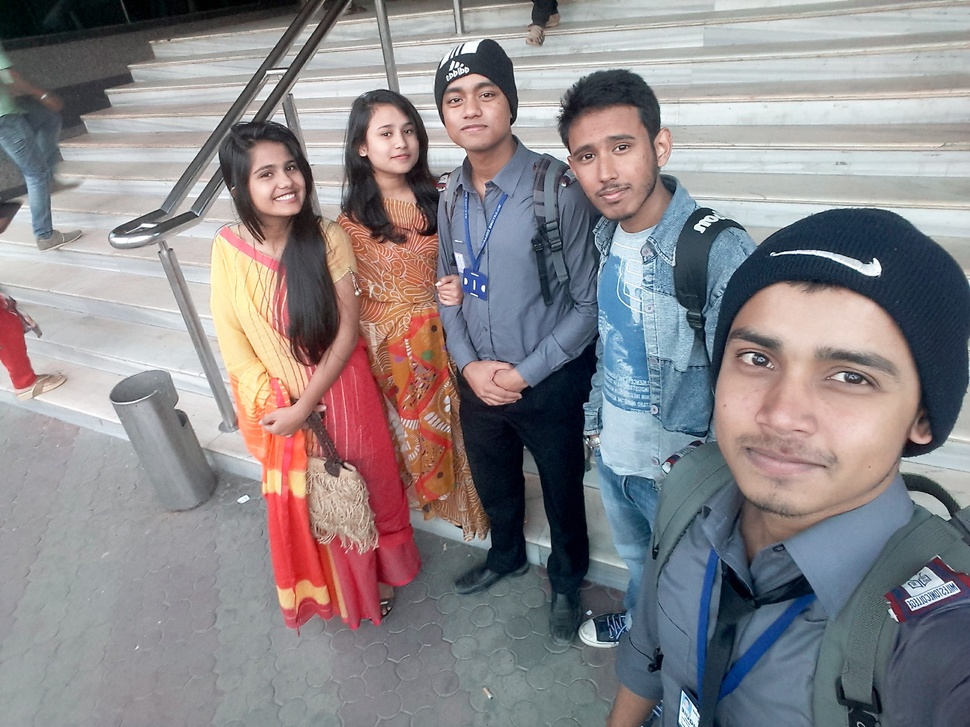
%> input picture 173872908_217825970141487_8383570939027393537_n.jpg, 970 x 727 px, shrunk from 2576 x 1932 before the run
$ octave practise.m   (GNU Octave 9; MATLAB toolbox functions it lacks are replaced by stand-ins)
%> lines starting %> are read from the running program, lines starting %| are printed output that depends on the picture
clc;
clear all;
close all;

%% reading an image and making part of the channels
image = imread('173872908_217825970141487_8383570939027393537_n.jpg');
%> image is the input picture: size 727x970x3 uint8; mean R, G, B 138.7, 133.7, 136.9
red = image(:,:,1);
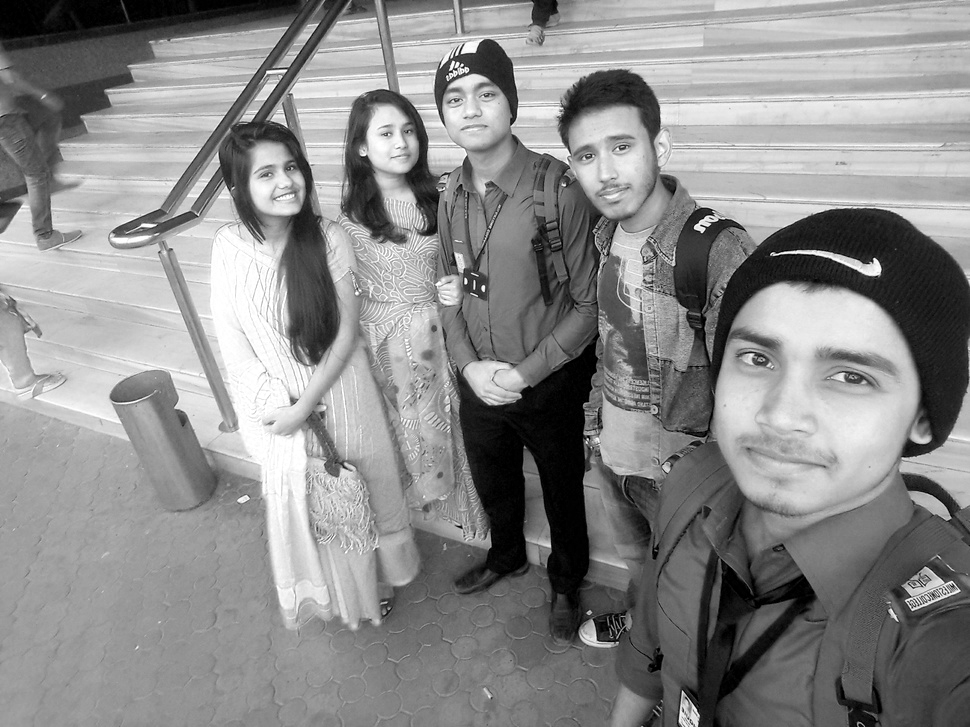
%> red: size 727x970 uint8; min 0, max 255, mean 138.7
green = image(:,:,2);
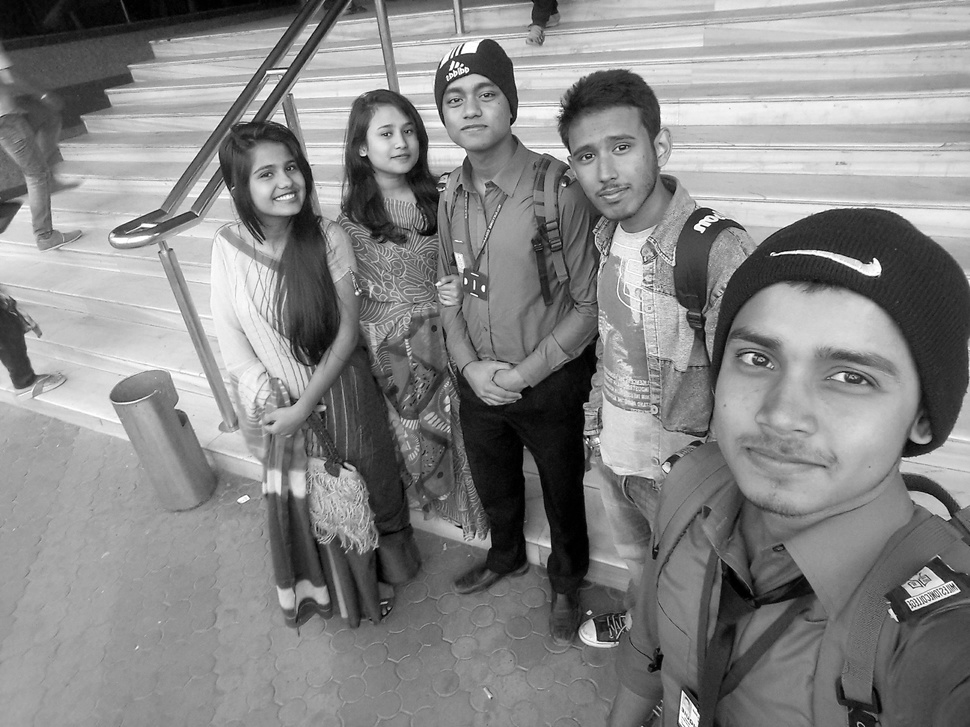
%> green: size 727x970 uint8; min 0, max 255, mean 133.7
blue = image(:,:,3);
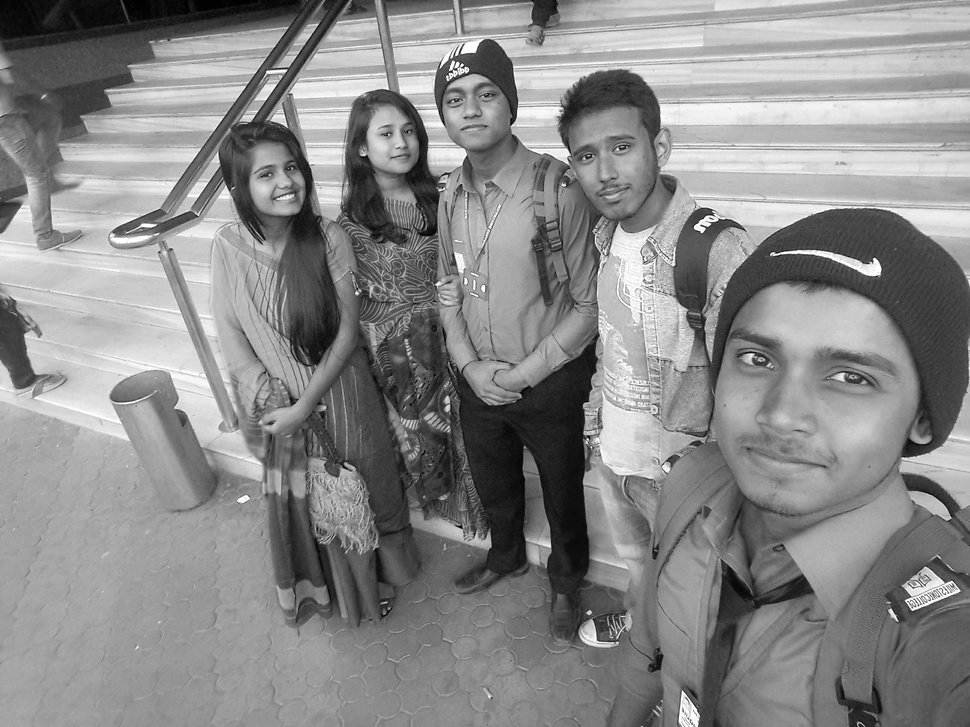
%> blue: size 727x970 uint8; min 0, max 255, mean 136.9

col = length(red);
%> col = 970
row = length(red(:,1));
%> row = 727

%% Making row vectors of the channels

redbin = zeros(1,row*col);
greenbin = zeros(1,row*col);
bluebin = zeros(1,row*col);
k=1;
for i=1:row
    redbin(1,k:k+col-1) = red(i,:);
    greenbin(1,k:k+col-1) = green(i,:);
    bluebin(1,k:k+col-1) = blue(i,:);
    k = k+col;
end
%> this loop made 727 passes
%> k on passes 1 to 3: 971, 1941, 2911
%> after the loop, k = 705191

%% Making binary of the channels
redbinla = dec2bin(redbin);
%> redbinla = 705190 items
greenbinla = dec2bin(greenbin);
%> greenbinla = 705190 items
bluebinla = dec2bin(bluebin);
%> bluebinla = 705190 items

%% Making last 2 bit 0
redbintemp = redbinla;
%> redbintemp = 705190 items
greenbintemp = greenbinla;
%> greenbintemp = 705190 items
bluebintemp = bluebinla;
%> bluebintemp = 705190 items

redbintemp(:,7:8) = '0';
greenbintemp(:,7:8) = '0';
bluebintemp(:,7:8) = '0';

%% Reconstructing Image

newred = bin2dec(redbintemp)';
newblue = bin2dec(bluebintemp)';
newgreen = bin2dec(greenbintemp)';

for i = 1:row
    reconred(i,1:col) = newred(1,col*(i-1)+1:col*i);
    recongreen(i,1:col) = newgreen(1,col*(i-1)+1:col*i);
    reconblue(i,1:col) = newblue(1,col*(i-1)+1:col*i);
end

newimage(:,:,1) = reconred(:,:);
newimage(:,:,2) = recongreen(:,:);
newimage(:,:,3) = reconblue(:,:);
newimage = cast(newimage,'uint8');
%> newimage: size 727x970x3 uint8

x = size(reconred)
%> x = [727 970]
for i = 1:x(1)
%> (the run ends here)

$ run again, with 174423899_808724736692372_8447064076947490794_n.jpg copied over 173872908_217825970141487_8383570939027393537_n.jpg
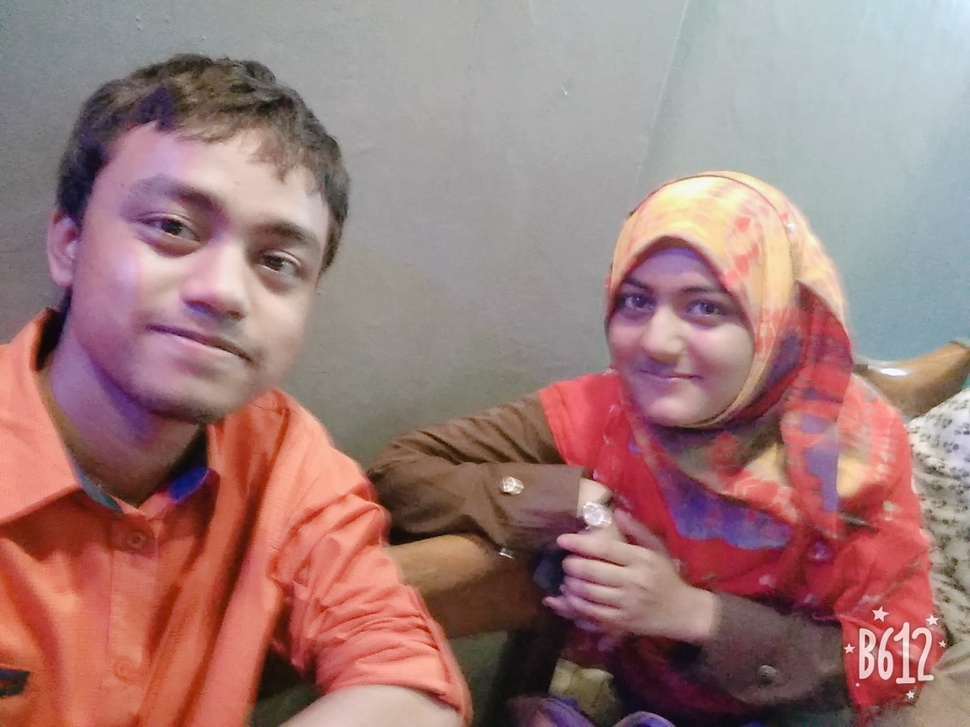
%> input picture 174423899_808724736692372_8447064076947490794_n.jpg, 970 x 727 px, shrunk from 1440 x 1080 before the run
%> image is the input picture: size 727x970x3 uint8; mean R, G, B 158.4, 123.1, 121
%> `red = image(:,:,1);`:
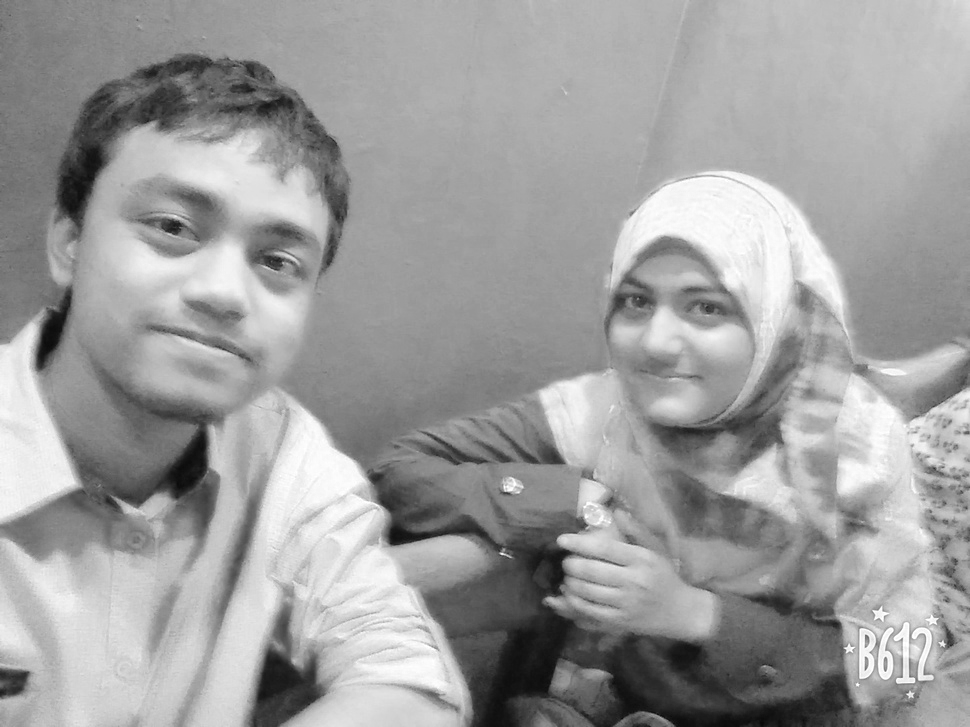
%> red: size 727x970 uint8; min 9, max 255, mean 158.4
%> `blue = image(:,:,3);`:
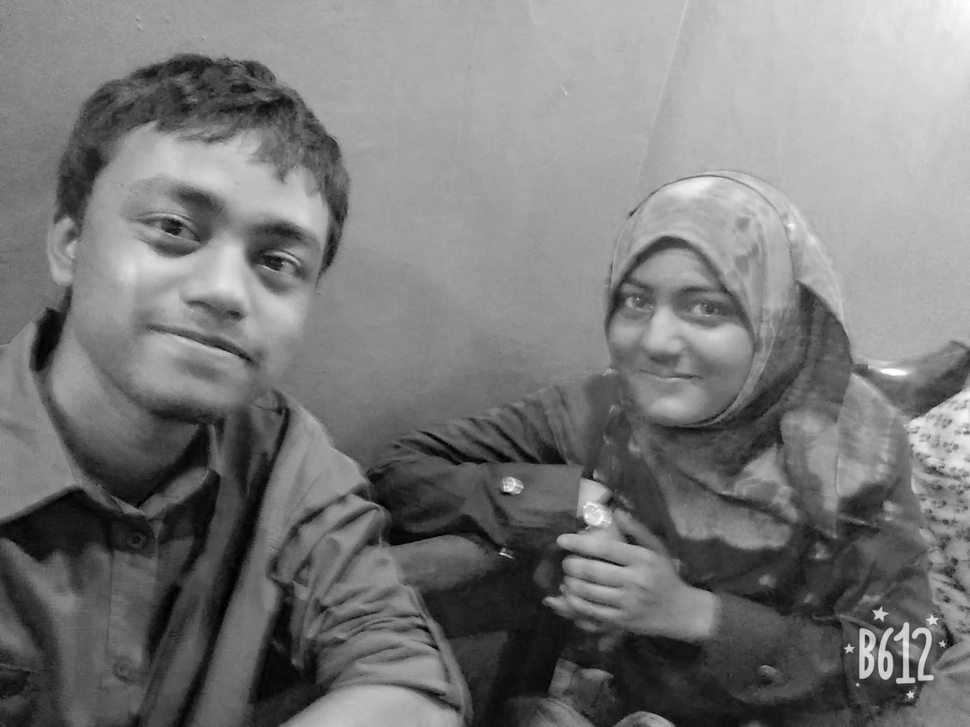
%> blue: size 727x970 uint8; min 0, max 255, mean 121
%> row = 727
%> the loop `for i=1:row` made 727 passes
%> k on passes 1 to 3: 971, 1941, 2911
%> after the loop `for i=1:row`: k = 705191
%> redbinla = 705190 items
